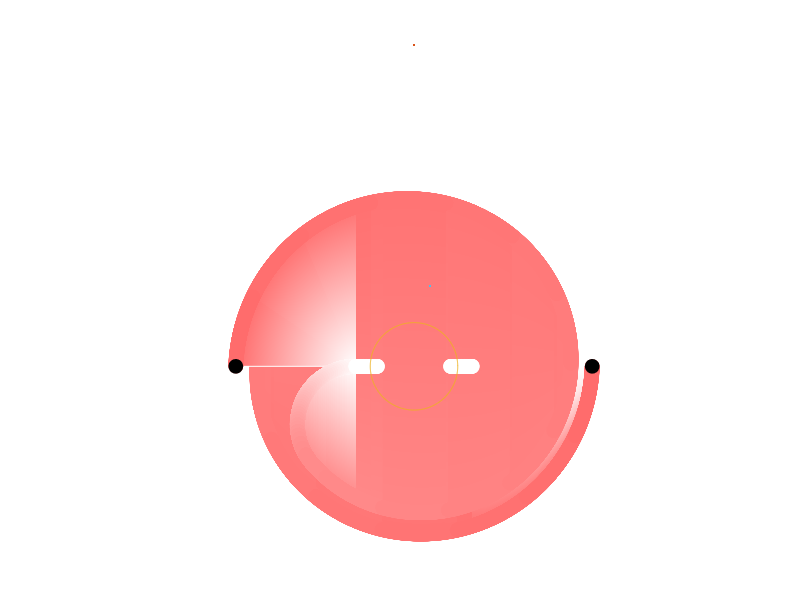

Write MATLAB code to recreate this figure. (Note: this script raises an error after producing the figure.)
clear all;
%Creating variables
L = 0;
rho = 1;
armRadius = 2.54;
spiralSpacing = 0.93*2;
Q = 5;
offsetX = 2.54;
offsetY = 2.54;
phi1 = linspace(0, 131*pi/180, 3000);


%Regular Part (CCW) Right Arm
for i = 1:1:length(phi1)
    x(i) = armRadius*sin(phi1(i))+ offsetX;
    y(i) = -armRadius*cos(phi1(i))+ offsetY;
end

%Spiral Part (CCW) Right Arm
spiralAngle = -atan2(y(length(phi1)),x(length(phi1)));
phi2 = linspace(spiralAngle, -2*pi/1, 4000);
for i = 1:1:length(phi2)
    rSpiral = -spiralSpacing*(phi2(i)-spiralAngle)/(2*pi)+sqrt(x(length(phi1))^2+y(length(phi1))^2)
    x(i+length(phi1)-1) = rSpiral*cos(phi2(i));
    y(i+length(phi1)-1) = -rSpiral*sin(phi2(i));
end


%Regular Part (CCW) Left Arm
for i = 1:1:length(phi1)
    xMirror(i) = -armRadius*sin(phi1(i))- offsetX;
    yMirror(i) = armRadius*cos(phi1(i))- offsetY;
end

%Spiral Part (CCW) Left Arm
for i = 1:1:length(phi2)
    xMirror(i+length(phi1)-1) = -x(i+length(phi1)-1);
    yMirror(i+length(phi1)-1) = -y(i+length(phi1)-1);
end

for i = (1.59*100):1:(offsetX*100)
    xStraight(i-158) = i/100;
end
yStraight = zeros(1, offsetX*100-158);

for i = 1:1:630
    xCircle(i) = 0.75*2.54*cos(i/100);
    yCircle(i) = 0.75*2.54*sin(i/100);
end


%Calculate Angular Momentum from (Flow Rate multiplied by two arms, but divided because flow originally split into two arms)
for i = 1:1:length(x)-1
    ds(i) = sqrt((x(i+1)-x(i))^2+(y(i+1)-y(i))^2);
    r = [x(i) y(i) 0];
    T = [x(i)-x(i+1) y(i)-y(i+1) 0];
    sinVector = cross(r,T)/(norm(r)*norm(T));
    sinTheta(i) = sinVector(3);
    
    R(i) = sqrt(x(i)^2+y(i)^2);
    %        𝜌    Q   sin(𝜃)         R       ds
    dL(i) = rho * Q * sinTheta(i) * R(i) * ds(i);
    L = L + dL(i); % Integrating
end

figure('DefaultAxesFontSize',20)

hold on
dL(6999) = NaN;
ds(6999) = NaN;
dLStraight = zeros(1, length(xStraight))


cmap = "jet";
R = [linspace(1,1,100) linspace(1, 0, 100)];  %// Red from 1 to 0
B = [linspace(0,1,100) linspace(1, 1, 100)];  %// Blue from 0 to 1
G = [linspace(0,1,100) linspace(1, 0, 100)];   %// Green all zero

colormap( [R(:), G(:), B(:)] );
caxis([-67 67])

hold on
%Outline Arms
plot(x, y, color = [0 0 0], LineWidth=14)
plot(xMirror, yMirror, color = [0 0 0], LineWidth=14)
plot(xStraight, yStraight, color = [0 0 0], LineWidth=14)
plot(-xStraight, -yStraight, color = [0 0 0], LineWidth=14)

hold on
patch(x,y,dL./ds,'EdgeColor','interp','Marker','o','MarkerFaceColor','flat', 'MarkerSize', 10);
patch(xMirror,yMirror,dL./ds,'EdgeColor','interp','Marker','o','MarkerFaceColor','flat', 'MarkerSize', 10);
patch(xStraight,yStraight,dLStraight,'EdgeColor','interp','Marker','o','MarkerFaceColor','flat', 'MarkerSize', 10);
patch(-xStraight,-yStraight,dLStraight,'EdgeColor','interp','Marker','o','MarkerFaceColor','flat', 'MarkerSize', 10);

plot(xCircle, yCircle, color = [0.7 0.7 0.7], LineWidth = 3.5)
%plot(x, y, color = [0 0 0], LineWidth= 2, LineStyle= ":")
%plot(xStraight, yStraight, color = [0 0 0], LineWidth= 2, LineStyle= ":")

%xlabel("cm")
%ylabel("cm")
%title("Regular (CCW), Re = 600")

box off
axis off

axis equal
%xlim([-16 16])
%ylim([-9 9])
fprintf(string(L));

a = colorbar;
a.Label.String = "Angular Momentum Density (g-cm/s)";

% For checking angle
%sinTheta(6999) = sinTheta(6998);
%m = linspace(1,6.28,6999)
%figure
%plot(m, dL./ds);
